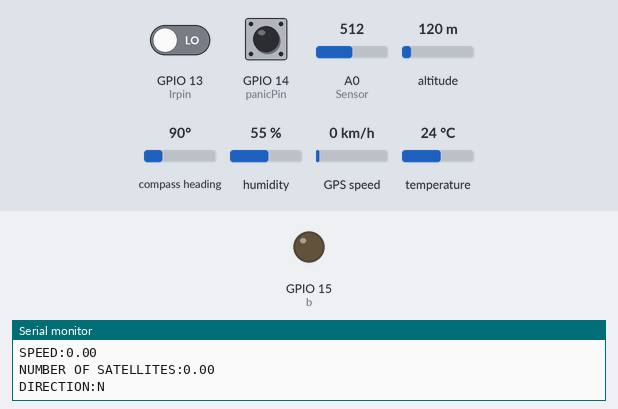
Recording of a sketch running on a simulated ESP8266 (NodeMCU). Shown: output pins drawn as LEDs (lit = HIGH), the last lines printed to the serial monitor. Inputs (shaded band) come from the test bench; at power-on: humidity 55 %, A0 (Sensor) = 512, temperature 24 °C, GPIO 13 (Irpin) LOW, GPIO 14 (panicPin) HIGH, altitude 120 m, compass heading 90°, GPS speed 0 km/h. WiFi joins after 1.5 s; servers stay silent unless stated; the GPS gets a fix after 3 s at 37.7749, -122.4194 with 8 satellites.

Above: at 3.1 s.
3.2 s: humidity set to 31 %
5.9 s: humidity set to 28 %
At 7.79 s:
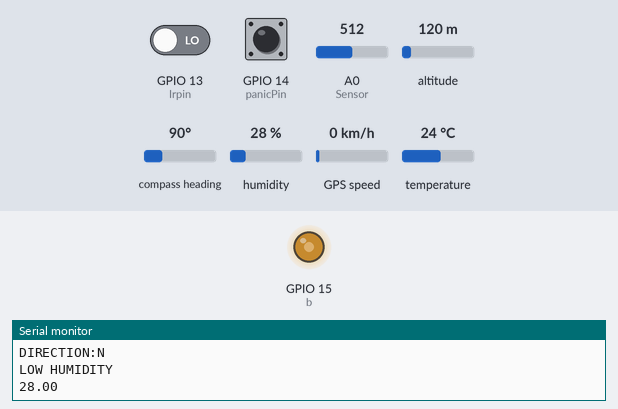
15.9 s: A0 (Sensor) set to 546
19.4 s: A0 (Sensor) set to 569
At 21.8 s:
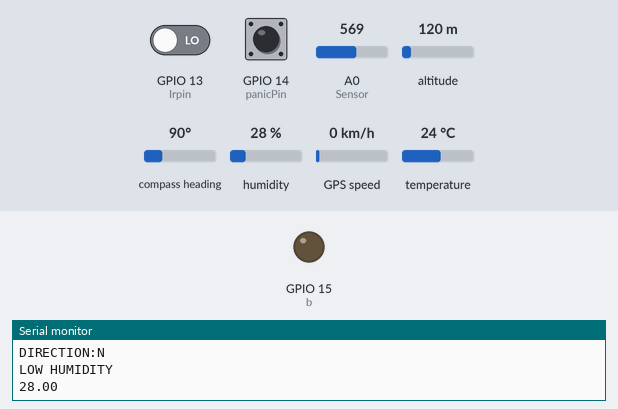
24.8 s: temperature set to 33 °C
Timing chart, 0 to 29.3 s (numbered marks = the images above; inputs shaded):
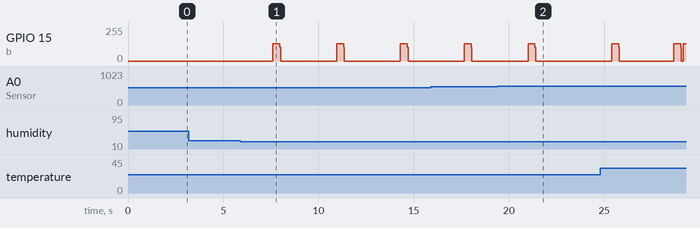

The sketch:

CoalMinersHelmet_Final.ino
```cpp
//Including the libraries
#define BLYNK_PRINT Serial
#include <TinyGPS++.h>
#include <ESP8266WiFi.h>
#include <BlynkSimpleEsp8266.h>
#include <DHT.h>
#include<SoftwareSerial.h>

#include "Wire.h"

//Gps Module pins
static const int RXPin = 0, TXPin = 2;   // Rx -> D3 and Tx-> D4
static const uint32_t GPSBaud = 9600;


TinyGPSPlus gps; // The TinyGPS++ object
WidgetMap myMap(V0);  // V0 for virtual pin of Map Widget
SoftwareSerial ss(RXPin, TXPin);


//Defining the pins
#define DHTPIN 12 //D6 pin of Node MCU
#define DHTTYPE DHT11 // Type of DHT sensor
#define Sensor A0 //Gas sensor data
# define b 15 // Buzzer D8


//Auth Token in the Blynk App.
char auth[] = "Ws_AvAufcsxC29PkPNfsA3l9mOycDXSK";

//Network parameters
char ssid[] = "Rohans 2G";
char pass[] = "Rohann98";

//Initializing the parameters
int value = 200;
int sensor = 0; // Gas sensor value
int panicPin = 14; //Pin D4 of panic button
int panicVal= 0; //Panic button value
int Irpin = 13; //Helmet remove status pin
int ir =0; //Helmet remove status


//Declaring the objects
DHT dht(DHTPIN, DHTTYPE);//DHT 11
WidgetLCD lcd(V4);//Blynk app LCD
BlynkTimer timer; //Timer 0
BlynkTimer timer1; //Timer 1
WidgetBridge bridge1(V9); //Blynk Bridge

//For the Blynk Bridge
BLYNK_CONNECTED() {
  bridge1.setAuthToken("Ws_AvAufcsxC29PkPNfsA3l9mOycDXSK");
}


float h , t; //Variables for storing humidity and temperature
float spd;       //Variable  to store the speed
float sats;      //Variable to store no. of satellites response
String bearing;  //Variable to store orientation or direction of GP
unsigned int move_index = 1;  // moving index

//To send the Humidity and temperature data
void sendSensor()
{
 h = dht.readHumidity(); // Reading Humidity
 t = dht.readTemperature(); //Reading Temperature

 sensor = analogRead(Sensor);
 sensor = map(sensor,0,1024,0,100);

 //Checking whether sensors are giving output
  if (isnan(h) || isnan(t)|| isnan(sensor)||isnan(Irpin)) {
    Serial.println("Failed to read from sensor!");
    lcd.clear();
    lcd.print(4,0,"Connection"); // use: (position X: 0-15, position Y: 0-1, "Message you want to print")
    lcd.print(4,1,"Error");
    delay(1000);
    return;
  }
  //Sending data to the Blynk server
  //Humidity
  Blynk.virtualWrite(V2, h);
  bridge1.virtualWrite(V2,h);
  //Temperature
  Blynk.virtualWrite(V1, t);
  bridge1.virtualWrite(V1,t);
  //Gas Sensor data
  Blynk.virtualWrite(V3, sensor);
  bridge1.virtualWrite(V3,sensor);
}

//Panic Button Functions
void PanicButton(){
  lcd.clear();
  lcd.print(4,0,"Emergency");
  lcd.print(3,1,"Please Help");
  Blynk.virtualWrite(V7,HIGH);

  delay(100);
}


void setup()
{
  Serial.begin(115200);
  Serial.println();

  ss.begin(GPSBaud);
  delay(100);
  //setting the pin modes
  pinMode(b,OUTPUT);
  pinMode(Sensor,INPUT);
  pinMode(panicPin ,INPUT);
  pinMode(Irpin, INPUT);

  //Starting DHT11
  dht.begin();

  //Initializing Blynk
  Blynk.begin(auth, ssid, pass);

  timer.setInterval(5000L, checkGPS); // Checking GPS every 5sec
  timer1.setInterval(2000L, sendSensor); //Checking Sensor values every 2sec


}

//Buzzer sound 2
void BuzzerBeep1(){
  digitalWrite(b,HIGH);
  delay(1);
  digitalWrite(b,LOW);
  delay(1);
  digitalWrite(b,HIGH);
  delay(1);
}

//Buzzer Sound 1
void BuzzerBeep(){
  for(int i=0;i<100;i++){
    digitalWrite(b,HIGH);
    delay(2);
    digitalWrite(b,LOW);
    delay(2);
  }
}

//Starting Buzzzer
void Buzzer(){
  digitalWrite(b,HIGH);
}

//Stopping Buzzer
void Buzzerstop(){
  digitalWrite(b,LOW);
}

//Checking GPS module is sending data or not
void checkGPS(){
  if (gps.charsProcessed() < 10)
  {
    Serial.println(F("No GPS detected: check wiring."));  // Value Display widget  on V4 if GPS not detected
  }
}


void loop()
{
  //Gps Functions
  while (ss.available() > 0)
  {
    // sketch displays information every time a new sentence is correctly encoded.
    if (gps.encode(ss.read())){
      Serial.println("GPS INITIATED");
      //Calling the GPS function to display
      displayInfo();
    }
  }
  //Reading the helmet state
  ir = digitalRead(Irpin);

  //Checking the Helmet remove condition
  if(ir == 1)
  {

    Blynk.virtualWrite(V8,HIGH);
    bridge1.virtualWrite(V8,HIGH);

    BuzzerBeep();
    lcd.clear();
    lcd.print(4,0,"Helmet "); // use: (position X: 0-15, position Y: 0-1, "Message you want to print")
    lcd.print(4,1,"Removed");
    delay(1000);

  }
  else{
    digitalWrite(b,LOW);

  }

  Blynk.run();
  timer1.run();


  //Panic Button Functions
  panicVal = digitalRead(panicPin);
  if(panicVal == LOW){
    BuzzerBeep1();
    Blynk.email("rohanpaul060598@gmail.com","Emergency","Please Help");//Emailing the authorities
    PanicButton();
    lcd.clear();
    Buzzerstop();
  }
  panicVal = LOW;

  //Reading Temperature and Humidity
  h = dht.readHumidity();
  t = dht.readTemperature();

  //Checking temperature conditions
  if (t>=30)
  {
    Serial.print("WARNING HIGH TEMPERATURE");
    lcd.clear();
    lcd.print(4,0,"High"); // use: (position X: 0-15, position Y: 0-1, "Message you want to print")
    lcd.print(4,1,"Temperature");
    delay(2000);
    Serial.print(t);

    BuzzerBeep();
  }
  else{
    //Serial.print("CONDITIONS ARE NORMAL");
    lcd.clear();
    lcd.print(4, 0, "Normal"); // use: (position X: 0-15, position Y: 0-1, "Message you want to print")
    lcd.print(2, 1, "Conditions");

    Buzzerstop();
  }
  delay(100);

  //Checking the Humidity Conditions
  if (h<30)
  {
    Serial.println("LOW HUMIDITY");
    Serial.print(h);
    lcd.clear();
    lcd.print(4, 0, "Low"); // use: (position X: 0-15, position Y: 0-1, "Message you want to print")
    lcd.print(4, 1, "Humidity");

    BuzzerBeep();
    delay(2000);
  }
  else if(h>95)
  {
    Serial.println("HIGH HUMIDITY");
    Serial.print(h);
    lcd.clear();
    lcd.print(4, 0, "High"); // use: (position X: 0-15, position Y: 0-1, "Message you want to print")
    lcd.print(4, 1, "Humidity");

    BuzzerBeep();
  }
  else{
    Buzzerstop();

  }

  //Checking gas sensor parameter
  if(sensor>54){

    Serial.print("GAS ALERT");
    lcd.clear();
    lcd.print(1, 0, "Gas Alert"); // use: (position X: 0-15, position Y: 0-1, "Message you want to print")
    delay(2000);
    BuzzerBeep();
  }
  else{
    Buzzerstop();
  }

  delay(800);
}

//To display the gps module data
void displayInfo()
{
  //Checking the latitude and longitude values
  float latitude = (gps.location.lat());     //Storing the Lat. and Lon.
  float longitude = (gps.location.lng());


  Serial.print("LAT:  ");
  Serial.println(latitude, 6);  // float to x decimal places
  Serial.print("LONG: ");
  Serial.println(longitude, 6);

  Blynk.virtualWrite(V5, String(latitude, 6));
  Blynk.virtualWrite(V6, String(longitude, 6));
  myMap.location(move_index, latitude, longitude, "GPS_Location");
  spd = gps.speed.kmph();               //get speed
       Serial.print("SPEED:");
       Serial.println(spd);

       sats = gps.satellites.value();    //get number of satellites
       Serial.print("NUMBER OF SATELLITES:");
       Serial.println(sats);

       bearing = TinyGPSPlus::cardinal(gps.course.value()); // get the direction
       Serial.print("DIRECTION:");
       Serial.println(bearing);

 Serial.println();
}
```

Measured:
- the behaviour switches between 30 and 29 % on humidity (found by bisection; images 0 and 1)
- the behaviour switches between 558 and 559 on A0 (Sensor) (found by bisection; images 1 and 2)
- after the input at 5.9 s, GPIO 15 (b): 0/255 → 128/255 after 1.7 s, then repeats every 3.3 s: 102/255 0.04 s, 0/255 2.9 s, 128/255 0.36 s
- after the input at 19.4 s, GPIO 15 (b): goes on until 21.4 s, then stays 0/255
